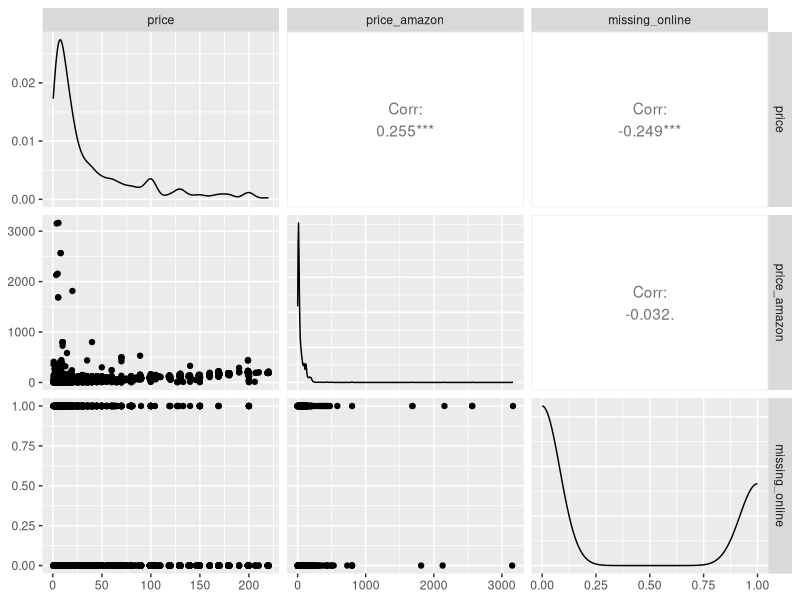

Source code (R):
#Problem Set 3
rm(list=ls())
# 1.	Use the amazon_compare.csv file and load it into R.
amazon <- read.csv("amazon_compare.csv")

# 2.	Do steps 2-3 exactly as you did in PS1. 
# The random number generator should be from the same distribution as in PS1. 
# What type of sampling is this?
sum(is.na(amazon$price))
sum(is.na(amazon$price_online))

amazon2 <- amazon[which(!is.na(amazon$price) & !is.na(amazon$price_online)),]

amazon3 <- amazon2[which(amazon2$price <= quantile(amazon2$price, prob = 0.99) & 
                           amazon2$price_online <= quantile(amazon2$price_online, prob = 0.99)),]

set.seed(31)
amazon3$id_rand <- rnorm(nrow(amazon3), mean = 0, sd = 1)
amazon4 <- amazon3[order(amazon3$id_rand, decreasing = FALSE),]
amazon4 <- amazon4[1:1000,]
#This is simple random samlping

# 3.	Copy-paste your answer in Q4 in PS1.
mean(amazon3$price)
sd(amazon3$price)
sd(amazon3$price)^2
quantile(amazon3$price, probs = c(0, 0.25, 0.5, 0.75, 1))
quantile(amazon3$price, probs = seq(from = 0, to = 1, by = 0.1))

mean(amazon3$price_online)
sd(amazon3$price_online)
sd(amazon3$price_online)^2
quantile(amazon3$price_online, probs = c(0, 0.25, 0.5, 0.75, 1))
quantile(amazon3$price_online, probs = seq(from = 0, to = 1, by = 0.1))

# 4. Use a t-test: compare the means of price and online price
# H0 = means are the same
# Ha = means are different, they are not equal

t.test(amazon3$price == amazon3$price_online, alternative = c('two.sided'))

# extremely small p value. We can reject the null hypothesis. They are not the same.

# Question 5

x <- mean(amazon3$price_online)
t.test(amazon3$price, mu=x) # gives p value > 0.05: the means are not different. Fail to reject the Null

y <- mean(amazon3$price)
t.test(amazon3$price_online, mu=y) # gives p value > 0.05: the means are not different. Fail to reject the Null

# Question 6.	Use once again the original dataset and drop observations 
# for that are above the 95 percentile of the price variable.

amazon5 <- amazon[which(amazon$price <= quantile(amazon$price, prob = 0.95)),]


#7.	Generate a dummy variable taking value one if price_online is missing and zero otherwise. 
# Call this variable missing_online. 
# Make histograms and boxplots of price and price_amazon for each value of this indicator variable. 
# What can you say with respect to these conditional distribu-tions?

amazon5$missing_online <- ifelse(is.na(amazon5$price_online), 1, 0)
library(GGally)
ggpairs(amazon5, columns = c('price', 'price_amazon', 'missing_online')) 

library(ggplot2)

#boxplots and histograms to follow. You can go ahead with question 8
